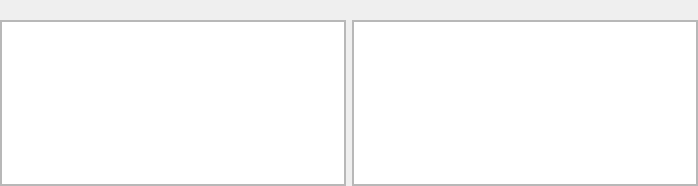
<?xml version="1.0" encoding="UTF-8"?>
<ui version="4.0">
 <class>ServerDetailsDock</class>
 <widget class="QDockWidget" name="ServerDetailsDock">
  <property name="geometry">
   <rect>
    <x>0</x>
    <y>0</y>
    <width>698</width>
    <height>186</height>
   </rect>
  </property>
  <property name="windowTitle">
   <string>Server details</string>
  </property>
  <widget class="QWidget" name="dockWidgetContents">
   <layout class="QVBoxLayout" name="verticalLayout">
    <property name="leftMargin">
     <number>0</number>
    </property>
    <property name="topMargin">
     <number>0</number>
    </property>
    <property name="rightMargin">
     <number>0</number>
    </property>
    <property name="bottomMargin">
     <number>0</number>
    </property>
    <item>
     <widget class="QLabel" name="lblServer">
      <property name="text">
       <string>&lt;server&gt;</string>
      </property>
      <property name="wordWrap">
       <bool>true</bool>
      </property>
     </widget>
    </item>
    <item>
     <layout class="QHBoxLayout" name="dataLayout">
      <item>
       <widget class="QFrame" name="frame">
        <property name="sizePolicy">
         <sizepolicy hsizetype="Expanding" vsizetype="Expanding">
          <horstretch>0</horstretch>
          <verstretch>0</verstretch>
         </sizepolicy>
        </property>
        <property name="frameShape">
         <enum>QFrame::StyledPanel</enum>
        </property>
        <property name="frameShadow">
         <enum>QFrame::Sunken</enum>
        </property>
        <layout class="QHBoxLayout" name="horizontalLayout">
         <property name="leftMargin">
          <number>0</number>
         </property>
         <property name="topMargin">
          <number>0</number>
         </property>
         <property name="rightMargin">
          <number>0</number>
         </property>
         <property name="bottomMargin">
          <number>0</number>
         </property>
         <item>
          <widget class="QTextEdit" name="playersArea">
           <property name="readOnly">
            <bool>true</bool>
           </property>
          </widget>
         </item>
        </layout>
       </widget>
      </item>
      <item>
       <widget class="QFrame" name="frame_2">
        <property name="sizePolicy">
         <sizepolicy hsizetype="Expanding" vsizetype="Expanding">
          <horstretch>0</horstretch>
          <verstretch>0</verstretch>
         </sizepolicy>
        </property>
        <property name="frameShape">
         <enum>QFrame::StyledPanel</enum>
        </property>
        <property name="frameShadow">
         <enum>QFrame::Sunken</enum>
        </property>
        <layout class="QHBoxLayout" name="horizontalLayout_2">
         <property name="leftMargin">
          <number>0</number>
         </property>
         <property name="topMargin">
          <number>0</number>
         </property>
         <property name="rightMargin">
          <number>0</number>
         </property>
         <property name="bottomMargin">
          <number>0</number>
         </property>
         <item>
          <widget class="QTextEdit" name="detailsArea">
           <property name="readOnly">
            <bool>true</bool>
           </property>
          </widget>
         </item>
        </layout>
       </widget>
      </item>
     </layout>
    </item>
   </layout>
  </widget>
 </widget>
 <resources/>
 <connections/>
</ui>
